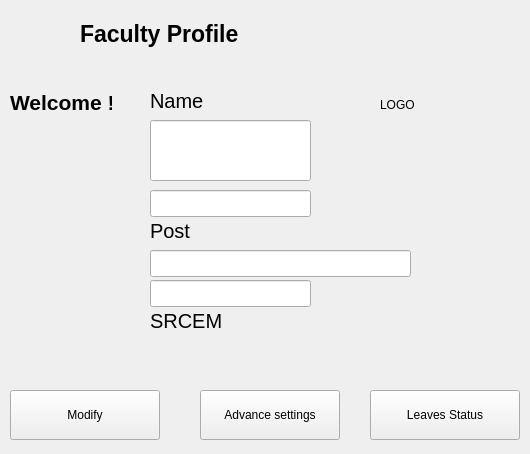
<?xml version="1.0" encoding="UTF-8"?>
<ui version="4.0">
 <class>Retrive_Window</class>
 <widget class="QWidget" name="Retrive_Window">
  <property name="geometry">
   <rect>
    <x>0</x>
    <y>0</y>
    <width>530</width>
    <height>454</height>
   </rect>
  </property>
  <property name="windowTitle">
   <string>Form</string>
  </property>
  <widget class="QLabel" name="Name">
   <property name="geometry">
    <rect>
     <x>150</x>
     <y>90</y>
     <width>151</width>
     <height>21</height>
    </rect>
   </property>
   <property name="font">
    <font>
     <pointsize>15</pointsize>
    </font>
   </property>
   <property name="text">
    <string>Name</string>
   </property>
  </widget>
  <widget class="QLabel" name="Email">
   <property name="geometry">
    <rect>
     <x>150</x>
     <y>250</y>
     <width>261</width>
     <height>21</height>
    </rect>
   </property>
   <property name="font">
    <font>
     <pointsize>15</pointsize>
    </font>
   </property>
   <property name="text">
    <string>Email</string>
   </property>
  </widget>
  <widget class="QLabel" name="label">
   <property name="geometry">
    <rect>
     <x>10</x>
     <y>90</y>
     <width>102</width>
     <height>24</height>
    </rect>
   </property>
   <property name="font">
    <font>
     <pointsize>16</pointsize>
     <weight>75</weight>
     <bold>true</bold>
    </font>
   </property>
   <property name="text">
    <string>Welcome !</string>
   </property>
  </widget>
  <widget class="QLabel" name="Post">
   <property name="geometry">
    <rect>
     <x>150</x>
     <y>220</y>
     <width>221</width>
     <height>21</height>
    </rect>
   </property>
   <property name="font">
    <font>
     <pointsize>15</pointsize>
    </font>
   </property>
   <property name="text">
    <string>Post</string>
   </property>
  </widget>
  <widget class="QLabel" name="College">
   <property name="geometry">
    <rect>
     <x>150</x>
     <y>310</y>
     <width>151</width>
     <height>21</height>
    </rect>
   </property>
   <property name="font">
    <font>
     <pointsize>15</pointsize>
    </font>
   </property>
   <property name="text">
    <string>SRCEM</string>
   </property>
  </widget>
  <widget class="QPushButton" name="Advance">
   <property name="geometry">
    <rect>
     <x>200</x>
     <y>390</y>
     <width>140</width>
     <height>50</height>
    </rect>
   </property>
   <property name="text">
    <string>Advance settings</string>
   </property>
  </widget>
  <widget class="QLabel" name="Specification">
   <property name="geometry">
    <rect>
     <x>150</x>
     <y>190</y>
     <width>151</width>
     <height>21</height>
    </rect>
   </property>
   <property name="font">
    <font>
     <pointsize>15</pointsize>
    </font>
   </property>
   <property name="text">
    <string>Specification</string>
   </property>
  </widget>
  <widget class="QPushButton" name="Modify">
   <property name="geometry">
    <rect>
     <x>10</x>
     <y>390</y>
     <width>150</width>
     <height>50</height>
    </rect>
   </property>
   <property name="text">
    <string>Modify</string>
   </property>
  </widget>
  <widget class="QPushButton" name="checkleaves">
   <property name="geometry">
    <rect>
     <x>370</x>
     <y>390</y>
     <width>150</width>
     <height>50</height>
    </rect>
   </property>
   <property name="text">
    <string>Leaves Status</string>
   </property>
  </widget>
  <widget class="QLabel" name="Address">
   <property name="geometry">
    <rect>
     <x>150</x>
     <y>120</y>
     <width>151</width>
     <height>21</height>
    </rect>
   </property>
   <property name="font">
    <font>
     <pointsize>15</pointsize>
    </font>
   </property>
   <property name="text">
    <string>Address</string>
   </property>
  </widget>
  <widget class="QLabel" name="label_3">
   <property name="geometry">
    <rect>
     <x>80</x>
     <y>20</y>
     <width>161</width>
     <height>27</height>
    </rect>
   </property>
   <property name="font">
    <font>
     <pointsize>17</pointsize>
     <weight>75</weight>
     <italic>false</italic>
     <bold>true</bold>
    </font>
   </property>
   <property name="text">
    <string>Faculty Profile</string>
   </property>
  </widget>
  <widget class="QLabel" name="Mobile">
   <property name="geometry">
    <rect>
     <x>150</x>
     <y>280</y>
     <width>151</width>
     <height>21</height>
    </rect>
   </property>
   <property name="font">
    <font>
     <pointsize>15</pointsize>
    </font>
   </property>
   <property name="text">
    <string>Telephone</string>
   </property>
  </widget>
  <widget class="QLabel" name="Logo">
   <property name="geometry">
    <rect>
     <x>380</x>
     <y>40</y>
     <width>111</width>
     <height>130</height>
    </rect>
   </property>
   <property name="text">
    <string>LOGO</string>
   </property>
  </widget>
  <widget class="QLineEdit" name="MAddress">
   <property name="geometry">
    <rect>
     <x>150</x>
     <y>120</y>
     <width>161</width>
     <height>61</height>
    </rect>
   </property>
  </widget>
  <widget class="QLineEdit" name="MSpecificatio">
   <property name="geometry">
    <rect>
     <x>150</x>
     <y>190</y>
     <width>161</width>
     <height>27</height>
    </rect>
   </property>
  </widget>
  <widget class="QLineEdit" name="MTelephone">
   <property name="geometry">
    <rect>
     <x>150</x>
     <y>280</y>
     <width>161</width>
     <height>27</height>
    </rect>
   </property>
  </widget>
  <widget class="QLineEdit" name="MEmail">
   <property name="geometry">
    <rect>
     <x>150</x>
     <y>250</y>
     <width>261</width>
     <height>27</height>
    </rect>
   </property>
  </widget>
 </widget>
 <resources/>
 <connections/>
</ui>
